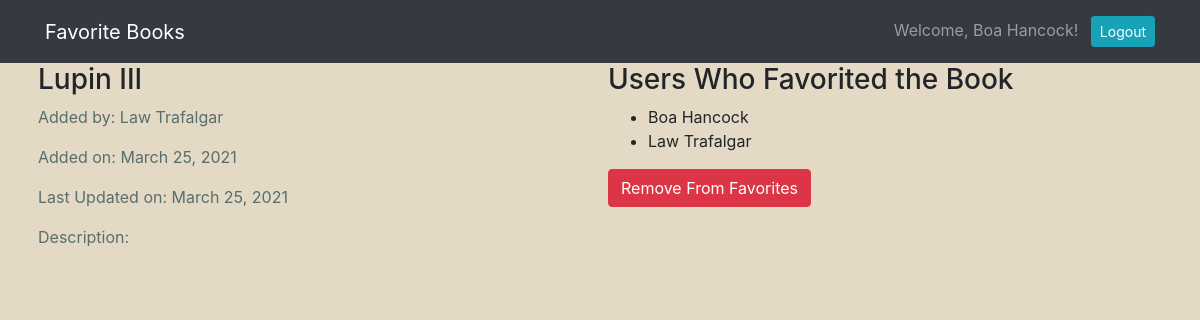
Screenshot of /books/2 (signed in) with the database file from the repository.
### books/models.py (models this page shows)
class User(models.Model):
    first_name = models.CharField(max_length=255)
    last_name = models.CharField(max_length=255)
    email = models.EmailField(unique=True)
    password = models.CharField(max_length=255)
    objects = UserManager()

class Book(models.Model):
    title = models.CharField(max_length=255)
    description = models.TextField()
    creator = models.ForeignKey(User, related_name="has_created_books", on_delete=models.CASCADE)
    favorited_by = models.ManyToManyField(User, related_name="favorited_books")
    created_at = models.DateField(auto_now_add=True)
    updated_at = models.DateField(auto_now=True)
    objects = BookManager()

### books/views.py (the view)
# urls.py: path("books/<int:user_id>", views.show_one),
def show_one(request, user_id):
    context = {
        'book': Book.objects.get(id=user_id),
        'the_user': User.objects.get(id=request.session['user_id']),
    }
    return render(request, "showone.html", context)

### books/templates/showone.html (shortened to what this page needs)
<!DOCTYPE html>
<html>
    <head>
        <link rel="stylesheet" href="https://stackpath.bootstrapcdn.com/bootstrap/4.5.0/css/bootstrap.min.css">
        {% load static %}
        <link rel="stylesheet" href="{% static '/style.css' %}">
    </head>
    <body>
        <nav class="navbar navbar-expand-lg navbar-dark bg-dark">
            <div class="container">
                <a class="navbar-brand" href="#">Favorite Books</a>
                <div class="collapse navbar-collapse" id="navbarText">
                    <span class="navbar-text">Welcome, {{the_user.first_name}} {{the_user.last_name}}! <a href="/logout" role="button" class="btn btn-sm btn-info ml-2 text-white">Logout</a>
                    </span>
                </div>
            </div>
        </nav>
        <div class="container">
            <div class="row">
                <div class="col-6 px-2">
                    <h3>{{book.title}}</h3>
                    <p>Added by: {{book.creator.first_name}} {{book.creator.last_name}}</p>
                    <p>Added on: {{book.created_at}}</p>
                    <p>Last Updated on: {{book.updated_at}}</p>
                    {% if book.creator.id != request.session.user_id %}
                    <p>Description: {{book.description}}</p>
                    {% endif %}
                </div>
                <div class="col-6 px-2">
                    <h3>Users Who Favorited the Book</h3>
                    <ul>
                        {% for fav in book.favorited_by.all %}
                        <li>{{fav.first_name}} {{fav.last_name}}</li>
                        {% endfor %}
                    </ul>
                    {% if the_user in book.favorited_by.all %}
                    <a href="/unfavorite/{{book.id}}" role="button" class="btn btn-danger">Remove From Favorites</a>
                    {% else %}
                    <a href="/favorite/{{book.id}}" role="button" class="btn btn-warning">Add to Favorites</a>
                    {% endif %}
                </div>
            </div>
        </div>
    </body>
</html>

### books/static/style.css (style rules this page uses)
body { background-color: #E4D9C5; }
.messages, p { font-weight: 50px; color: #586E6B; }

### rows the page displays
User: first_name "Boa", last_name "Hancock"
Book: title "Lupin III", creator.first_name "Law", creator.last_name "Trafalgar", created_at "March 25, 2021", updated_at "March 25, 2021"
User: first_name "Law", last_name "Trafalgar"
